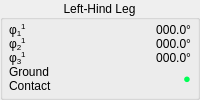
                  <widget class="QGroupBox" name="groupBox_LH">
                   <property name="title">
                    <string>Left-Hind Leg</string>
                   </property>
                   <property name="alignment">
                    <set>Qt::AlignCenter</set>
                   </property>
                   <layout class="QGridLayout" name="gridLayout_5">
                    <property name="leftMargin">
                     <number>3</number>
                    </property>
                    <property name="topMargin">
                     <number>0</number>
                    </property>
                    <property name="rightMargin">
                     <number>3</number>
                    </property>
                    <property name="bottomMargin">
                     <number>0</number>
                    </property>
                    <property name="spacing">
                     <number>0</number>
                    </property>
                    <item row="0" column="0">
                     <layout class="QFormLayout" name="formLayout_7">
                      <property name="horizontalSpacing">
                       <number>3</number>
                      </property>
                      <property name="verticalSpacing">
                       <number>0</number>
                      </property>
                      <property name="leftMargin">
                       <number>3</number>
                      </property>
                      <property name="topMargin">
                       <number>3</number>
                      </property>
                      <property name="rightMargin">
                       <number>3</number>
                      </property>
                      <property name="bottomMargin">
                       <number>3</number>
                      </property>
                      <item row="0" column="0">
                       <widget class="QLabel" name="label_Angles1_2">
                        <property name="text">
                         <string>φ&lt;sub&gt;1&lt;/sub&gt;&lt;sup&gt;1&lt;/sup&gt;</string>
                        </property>
                       </widget>
                      </item>
                      <item row="1" column="0">
                       <widget class="QLabel" name="label_Angles2">
                        <property name="text">
                         <string>φ&lt;sub&gt;2&lt;/sub&gt;&lt;sup&gt;1&lt;/sup&gt;</string>
                        </property>
                       </widget>
                      </item>
                      <item row="2" column="0">
                       <widget class="QLabel" name="label_Angles3">
                        <property name="text">
                         <string>φ&lt;sub&gt;3&lt;/sub&gt;&lt;sup&gt;1&lt;/sup&gt;</string>
                        </property>
                       </widget>
                      </item>
                      <item row="3" column="0">
                       <widget class="QLabel" name="label_Contact1">
                        <property name="text">
                         <string>Ground
Contact</string>
                        </property>
                       </widget>
                      </item>
                      <item row="0" column="1">
                       <widget class="QLabel" name="labelVal_Angles1">
                        <property name="text">
                         <string>000.0°</string>
                        </property>
                        <property name="alignment">
                         <set>Qt::AlignRight|Qt::AlignTrailing|Qt::AlignVCenter</set>
                        </property>
                       </widget>
                      </item>
                      <item row="1" column="1">
                       <widget class="QLabel" name="labelVal_Angles2">
                        <property name="text">
                         <string>000.0°</string>
                        </property>
                        <property name="alignment">
                         <set>Qt::AlignRight|Qt::AlignTrailing|Qt::AlignVCenter</set>
                        </property>
                       </widget>
                      </item>
                      <item row="2" column="1">
                       <widget class="QLabel" name="labelVal_Angles3">
                        <property name="text">
                         <string>000.0°</string>
                        </property>
                        <property name="alignment">
                         <set>Qt::AlignRight|Qt::AlignTrailing|Qt::AlignVCenter</set>
                        </property>
                       </widget>
                      </item>
                      <item row="3" column="1">
                       <widget class="QLabel" name="labelVal_Contact1">
                        <property name="maximumSize">
                         <size>
                          <width>400</width>
                          <height>400</height>
                         </size>
                        </property>
                        <property name="font">
                         <font>
                          <family>MS UI Gothic</family>
                          <pointsize>10</pointsize>
                          <weight>50</weight>
                          <bold>false</bold>
                         </font>
                        </property>
                        <property name="text">
                         <string>&lt;font color=#00FF55&gt;●&lt;/font&gt;</string>
                        </property>
                        <property name="alignment">
                         <set>Qt::AlignRight|Qt::AlignTrailing|Qt::AlignVCenter</set>
                        </property>
                       </widget>
                      </item>
                     </layout>
                    </item>
                   </layout>
                  </widget>
